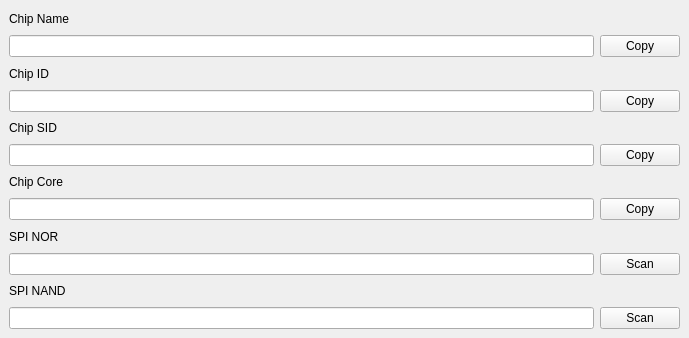
    <widget class="QWidget" name="chip_tab">
     <attribute name="title">
      <string>Chip</string>
     </attribute>
     <widget class="QWidget" name="layoutWidget_5">
      <property name="geometry">
       <rect>
        <x>9</x>
        <y>9</y>
        <width>671</width>
        <height>320</height>
       </rect>
      </property>
      <layout class="QVBoxLayout" name="verticalLayout">
       <item>
        <widget class="QLabel" name="chip_chip_name_label">
         <property name="text">
          <string>Chip Name</string>
         </property>
        </widget>
       </item>
       <item>
        <layout class="QHBoxLayout" name="horizontalLayout_6">
         <item>
          <widget class="QLineEdit" name="chip_name_lineEdit"/>
         </item>
         <item>
          <widget class="QPushButton" name="chip_chip_name_pushButton">
           <property name="text">
            <string>Copy</string>
           </property>
          </widget>
         </item>
        </layout>
       </item>
       <item>
        <widget class="QLabel" name="chip_chip_id_label_2">
         <property name="text">
          <string>Chip ID</string>
         </property>
        </widget>
       </item>
       <item>
        <layout class="QHBoxLayout" name="horizontalLayout_5">
         <item>
          <widget class="QLineEdit" name="chip_id_lineEdit"/>
         </item>
         <item>
          <widget class="QPushButton" name="chip_chip_id_pushButton_2">
           <property name="text">
            <string>Copy</string>
           </property>
          </widget>
         </item>
        </layout>
       </item>
       <item>
        <widget class="QLabel" name="chip_chip_sid_label_4">
         <property name="text">
          <string>Chip SID</string>
         </property>
         <property name="textFormat">
          <enum>Qt::PlainText</enum>
         </property>
        </widget>
       </item>
       <item>
        <layout class="QHBoxLayout" name="horizontalLayout_4">
         <item>
          <widget class="QLineEdit" name="chip_sid_lineEdit"/>
         </item>
         <item>
          <widget class="QPushButton" name="chip_chip_sid_pushButton_3">
           <property name="text">
            <string>Copy</string>
           </property>
          </widget>
         </item>
        </layout>
       </item>
       <item>
        <widget class="QLabel" name="chip_chip_core_label_5">
         <property name="text">
          <string>Chip Core</string>
         </property>
        </widget>
       </item>
       <item>
        <layout class="QHBoxLayout" name="horizontalLayout_3">
         <item>
          <widget class="QLineEdit" name="chip_core_lineEdit"/>
         </item>
         <item>
          <widget class="QPushButton" name="chip_chip_core_pushButton_4">
           <property name="text">
            <string>Copy</string>
           </property>
          </widget>
         </item>
        </layout>
       </item>
       <item>
        <widget class="QLabel" name="chip_chip_spi_nor_label_6">
         <property name="text">
          <string>SPI NOR</string>
         </property>
        </widget>
       </item>
       <item>
        <layout class="QHBoxLayout" name="horizontalLayout_2">
         <item>
          <widget class="QLineEdit" name="chip_spi_nor_lineEdit"/>
         </item>
         <item>
          <widget class="QPushButton" name="chip_spi_nor_scan_pushButton">
           <property name="text">
            <string>Scan</string>
           </property>
          </widget>
         </item>
        </layout>
       </item>
       <item>
        <widget class="QLabel" name="chip_chip_spi_nand_label_7">
         <property name="text">
          <string>SPI NAND</string>
         </property>
        </widget>
       </item>
       <item>
        <layout class="QHBoxLayout" name="horizontalLayout">
         <item>
          <widget class="QLineEdit" name="chip_spi_nand_lineEdit"/>
         </item>
         <item>
          <widget class="QPushButton" name="chip_spi_nand_scan_pushButton">
           <property name="text">
            <string>Scan</string>
           </property>
          </widget>
         </item>
        </layout>
       </item>
      </layout>
     </widget>
    </widget>
